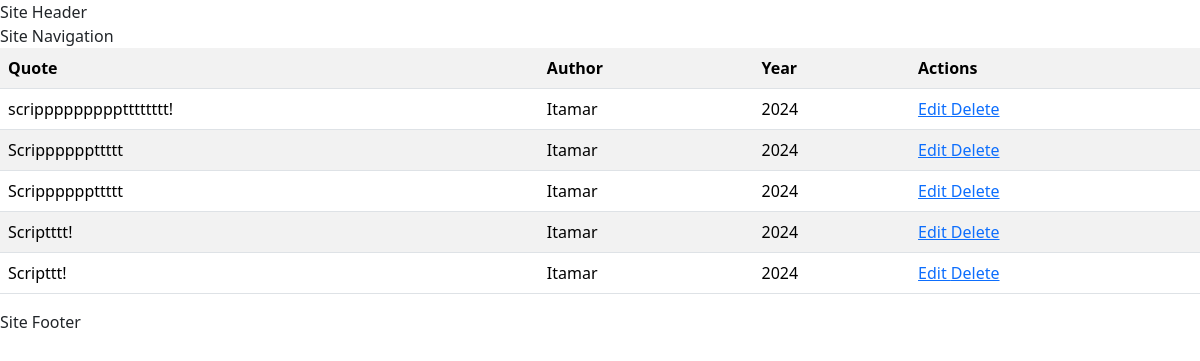
Page /quotes/ on the committed database.
### quotes/models.py (models this page shows, shortened)
class Quote(models.Model):
    author = models.CharField(max_length=40)
    quote = models.TextField()
    year = models.PositiveIntegerField()
    created_at = models.DateTimeField(auto_now_add=True)
    updated_at = models.DateTimeField(auto_now=True)

### quotes/views.py (the view)
# urls.py: path('', quotes_list, name='quotes_list'),
def quotes_list(request:HttpRequest):
    quotes = Quote.objects.all().order_by('-year')
    return render(request, 'quotes/list.html', {'quotes': quotes})

### quotes/templates/quotes/list.html (shortened to what this page needs)
{% extends "quotes/base.html" %}
{% block content %}
    <table class="table table-striped">
        <tr>
            <th>Quote</th>
            <th>Author</th>
            <th>Year</th>
            <th>Actions</th>
        </tr>
        {% for quote in quotes %}
            <tr>
                <td>{{ quote.quote }}</td>
                <td>{{ quote.author }}</td>
                <td>{{ quote.year }}</td>
                <td>
                    <a href="{% url 'edit_quote' quote.id %}">
                        Edit
                    </a>
                    <a href="{% url 'delete_quote' quote.id %}">
                        Delete
                    </a>
                </td>
            </tr>
        {% endfor %}
    </table>
{% endblock content %}

### quotes/templates/quotes/base.html (shortened to what this page needs)
<!DOCTYPE html>
<html lang="en">
  <head>
    {% block bootstrap %}
      {% load bootstrap_icons %}
      {% load bootstrap5 %}
      {% bootstrap_css %}
    {% endblock %}
  </head>
  <body>
        <header>Site Header</header>
        <nav>Site Navigation</nav>
        <main>
            {% block content %}{% endblock content %}
        </main>
        <footer>Site Footer</footer>
  </body>
</html>

### rows in the picture
Quote: quote "scrippppppppptttttttt!", author "Itamar", year "2024"
Quote: quote "Scrippppppttttt", author "Itamar", year "2024"
Quote: quote "Scrippppppttttt", author "Itamar", year "2024"
Quote: quote "Scriptttt!", author "Itamar", year "2024"
Quote: quote "Scripttt!", author "Itamar", year "2024"
